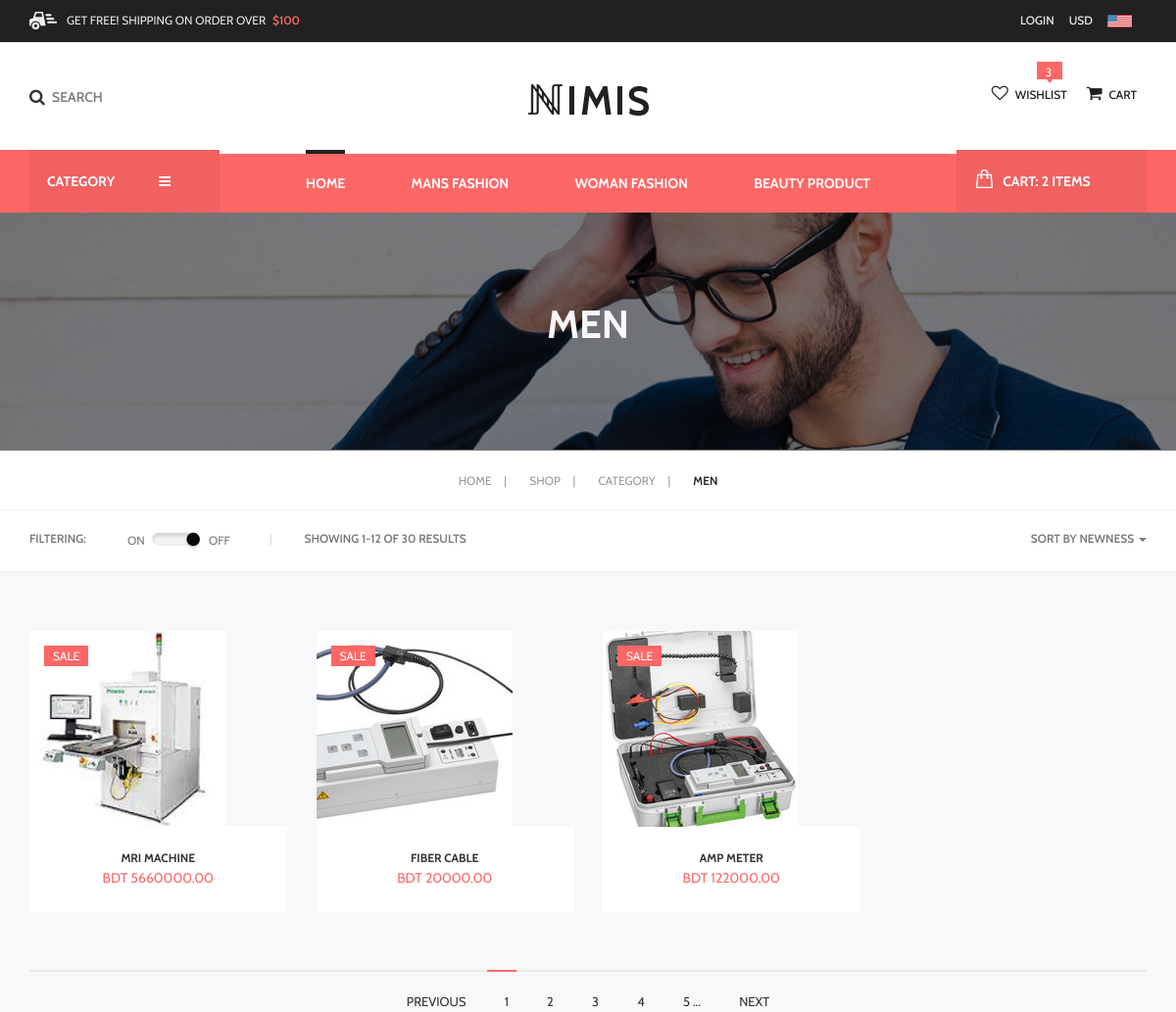
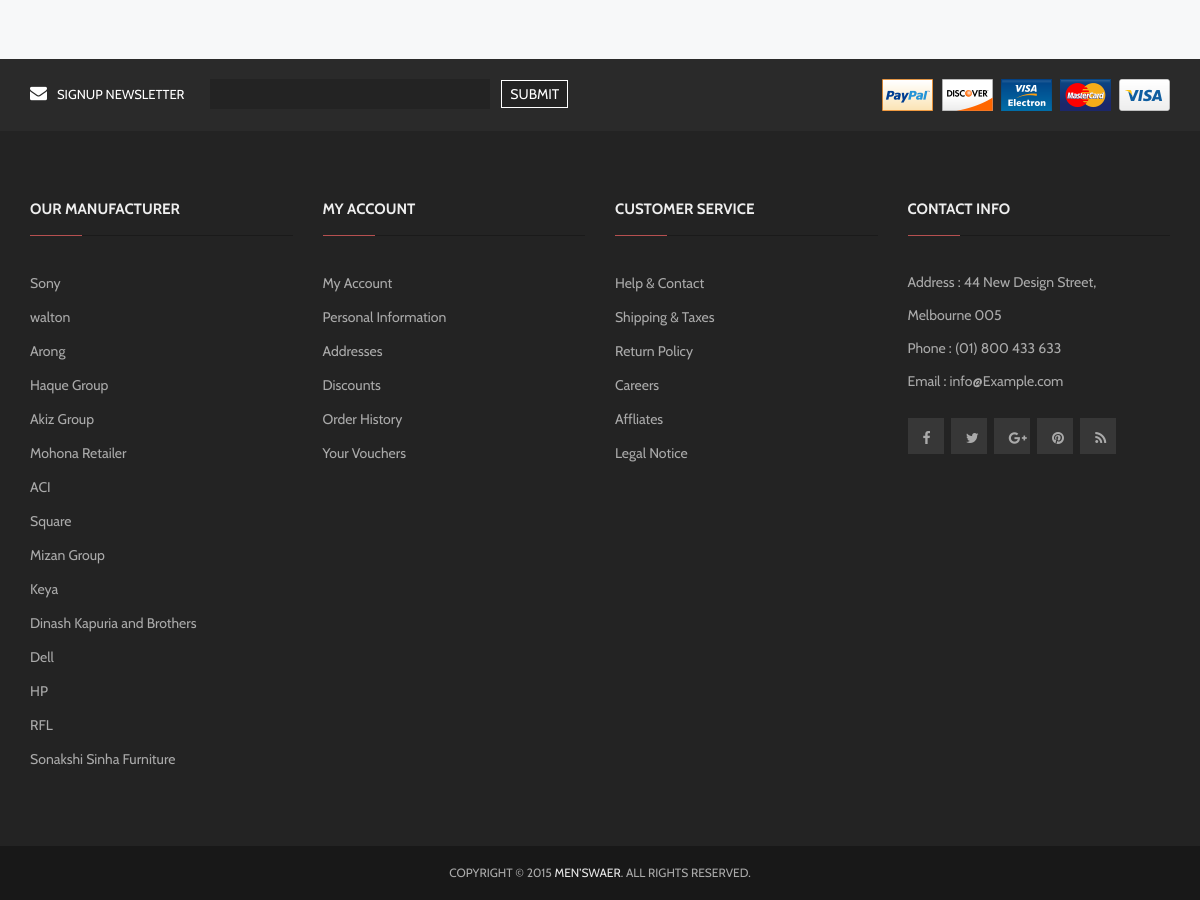
/manufacturer.php?id=11, run on the app's committed database (2 pictures, top to bottom).
### tables this page shows
CREATE TABLE `tbl_category` (
  `category_id` int(3) NOT NULL,
  `category_name` varchar(100) NOT NULL,
  `category_description` text NOT NULL,
  `publication_status` tinyint(1) NOT NULL DEFAULT '1'
);

CREATE TABLE `tbl_product` (
  `product_id` int(11) NOT NULL,
  `product_name` varchar(100) NOT NULL,
  `category_id` int(3) NOT NULL,
  `manufacturer_id` int(3) NOT NULL,
  `product_price` float(10,2) NOT NULL,
  `product_quantity` int(5) NOT NULL,
  `product_short_description` text NOT NULL,
  `product_long_description` text NOT NULL,
  `product_image` text NOT NULL,
  `publication_status` tinyint(1) NOT NULL
);

CREATE TABLE `tbl_manufacturer` (
  `manufacturer_id` int(3) NOT NULL,
  `manufacturer_name` varchar(100) NOT NULL,
  `manufacturer_description` text NOT NULL,
  `publication_status` tinyint(1) NOT NULL DEFAULT '1'
);

### manufacturer.php (called while the page is built, shortened)
<?php
include './index.php';

### classes/db_connect.php (called while the page is built, shortened)
<?php
class Db_Connect {
    public function database_connection() {
        $host_name = 'localhost';
        $user_name = 'root';
        $password = '';
        $db_name = 'db_seip_ecommerce34';
        $db_con = mysqli_connect($host_name, $user_name, $password, $db_name);
        return $db_con;
    }
}

### classes/application.php (called while the page is built, shortened)
<?php
require_once 'db_connect.php';
class Application extends Db_Connect {
    public $link;
    public function __construct() {
        $this->link = $this->database_connection();
    }
    public function select_all_published_category_info() {
        $sql="SELECT * FROM tbl_category WHERE publication_status = 1 LIMIT 4";
        if(mysqli_query($this->link, $sql)) {
            $query_result = mysqli_query($this->link, $sql);
            return $query_result;
        } else {
            die('Query problem'.mysqli_error($this->link) );
        }
    }
    public function select_all_published_manufacturer_info() {
        $sql="SELECT * FROM tbl_manufacturer WHERE publication_status = 1";
        if(mysqli_query($this->link, $sql)) {
            $query_result = mysqli_query($this->link, $sql);
            return $query_result;
        } else {
            die('Query problem'.mysqli_error($this->link) );
        }
    }
    public function select_product_info_by_manufacturer_id($manufacturer_id) {
        $sql="SELECT * FROM tbl_product WHERE publication_status = 1 AND manufacturer_id = '$manufacturer_id' ";
        if(mysqli_query($this->link, $sql)) {
            $query_result = mysqli_query($this->link, $sql);
            return $query_result;
        } else {
            die('Query problem'.mysqli_error($this->link) );
        }
    }
}

### pages/manufacturer_content.php (the view, shortened to what this page needs)
<?php
    $manufacturer_id = $_GET['id'];
    $query_result = $obj_app->select_product_info_by_manufacturer_id($manufacturer_id);
?>
<section class="breadcumb_top_area">
    <div class="container">
        <div class="row">
            <div class="col-md-12 col-sm-12 col-xs-12">
                <div class="bread_top_box">
                    <h2>Men</h2>
                </div>
            </div>
        </div>
    </div>
</section>
<div class="breadcumb_area">
    <div class="container">
        <div class="row">
            <div class="col-md-12 col-sm-12 col-xs-12">
                <div class="bread_box">
                    <ul class="breadcumb">
                        <li><a href="index.html">home <span>|</span></a></li>
                        <li><a href="">Shop <span>|</span></a></li>
                        <li><a href="">Category <span>|</span></a></li>
                        <li class="active"><a href="">Men</a></li>
                    </ul>
                </div>
            </div>
        </div>
    </div>
</div>
<div class="filter_area">
    <div class="container">
        <div class="row">
            <div class="col-md-6 col-sm-8 col-xs-12">
                <div class="filter_box_left">
                    <p>FILTERING:</p>
                    <div class="filter_cont">
                        <ul>
                            <li><a href="category-1.html">on</a></li>
                            <li><img src="assets/front_end/images/filter_ico_off.png" alt="" /></li>
                            <li><a href="category-2.html">off</a></li>
                        </ul>
                    </div>
                    <div class="s_results">
                        <p><span>|</span> showing 1-12 of 30 results</p>
                    </div>
                </div>
            </div>
            <div class="col-md-6 col-sm-4 col-xs-12">
                <div class="filter_box_right">
                    <a class="dropdown-toggle" data-toggle="dropdown" href="#">sort by newness <span class="caret"></span></a>
                </div>
            </div>
        </div>
    </div>
</div>
<section class="main_category_area">
    <div class="container">
        <div class="row">
            <div class="col-md-12 col-sm-12 col-xs-12">
                <div class="main_category_right cat-2">
                    <div class="row">
                        <?php while ($manufacturer_product = mysqli_fetch_assoc($query_result)) { ?>
                        <div class="col-md-3 col-sm-4 col-xs-12">
                            <div class="main_cat_item">
                                <div class="item">
                                    <div class="item-img">
                                        <img src="assets/<?php echo $manufacturer_product['product_image'] ;?>" alt="" style="height: 200px; width: 200px; " />
                                    </div>
                                    <div class="item-new">
                                        <p>Sale</p>
                                    </div>
                                    <div class="item-sub">
                                        <a href="product-detail.html"><h5><?php echo $manufacturer_product['product_name'] ;?></h5></a>
                                        <p>BDT <?php echo $manufacturer_product['product_price'] ;?></p>
                                    </div>
                                </div>
                            </div>
                        </div>
                        <?php } ?>
                    </div>
                    <div class="row">
                        <div class="col-md-12 col-sm-12 col-xs-12">
                            <div class="pagi_line"></div>
                            <div class="pagi_ul">
                                <ul id="pagination">
                                    <li><a href="">Previous</a></li>
                                    <li><a href="">1</a></li>
                                    <li><a href="">2</a></li>
                                    <li><a href="">3</a></li>
                                    <li><a href="">4</a></li>
                                    <li><a href="">5 ...</a></li>
                                    <li><a href="">Next</a></li>
                                </ul>
                            </div>
                        </div>
                    </div>
                </div>
            </div>
        </div>
    </div>
</section>

### includes/menu.php (shortened to what this page needs)
<?php
    $query_result = $obj_app->select_all_published_category_info();
?>
<section class="nav_area">
    <div class="container">
        <div class="nav_left floatleft">
            <a href="category-1.html">category<i class="fa fa-bars"></i></a>
        </div>
        <div class="nav_center">
            <nav class="mainmenu">
                <ul id="nav">
                    <li class="current-page-item"><a href="index.html">Home</a> </li>
                    <?php while ($category_info = mysqli_fetch_assoc($query_result)) { ?>
                    <li><a href="category.php?id=<?php echo $category_info['category_id']; ?>"><?php echo $category_info['category_name']; ?></a></li>
                    <?php } ?>
                </ul>
            </nav>
        </div>
        <div class="nav_right floatright">
            <a href="cart.html"><img src="assets/front_end/images/bag.png" alt="Bag" />cart: 2 items</a>
        </div>
    </div>
</section>

### includes/footer.php
<?php
    $query_result = $obj_app->select_all_published_manufacturer_info();
?>
<footer class="entire_footer_area">
    <div class="footer_top_area">
        <div class="container">
            <div class="row">
                <div class="col-md-7 col-sm-6 col-xs-12">
                    <div class="footer_top_left">
                        <a href=""><i class="fa fa-envelope"></i>signup newsletter</a>
                        <input type="text" placeholder=""/>
                        <input type="submit" value="submit"/>
                    </div>
                </div>
                <div class="col-md-5 col-sm-6 col-xs-12">
                    <div class="footer_top_right">
                        <ul id="payment">
                            <li><a href="">
                                    <img src="assets/front_end/images/pay1.png" alt="" />
                                </a></li>
                            <li><a href="">
                                    <img src="assets/front_end/images/pay2.png" alt="" />
                                </a></li>
                            <li><a href="">
                                    <img src="assets/front_end/images/pay3.png" alt="" />
                                </a></li>
                            <li><a href="">
                                    <img src="assets/front_end/images/pay4.png" alt="" />
                                </a></li>
                            <li><a href="">
                                    <img src="assets/front_end/images/pay5.png" alt="" />
                                </a></li>
                        </ul>
                    </div>
                </div>
            </div>
        </div>
    </div>
    <div class="footer_area">
        <div class="container">
            <div class="row">
                <div class="col-md-3 col-sm-3 col-xs-12">
                    <div class="single_widget">
                        <h5>Our Manufacturer</h5>
                        <div class="wid_line"></div>
                        <ul class="widget_nav">
                            <?php while ($manufacturer_info = mysqli_fetch_assoc($query_result)) { ?>
                            <li><a href="manufacturer.php?id=<?php echo $manufacturer_info['manufacturer_id']; ?>"><?php echo $manufacturer_info['manufacturer_name']; ?></a></li>
                            <?php } ?>
                        </ul>
                    </div>
                </div>
                <div class="col-md-3 col-sm-3 col-xs-12">
                    <div class="single_widget">
                        <h5>my account</h5>
                        <div class="wid_line"></div>
                        <ul class="widget_nav">
                            <li><a href="">My Account</a></li>
                            <li><a href="">Personal Information</a></li>
                            <li><a href="">Addresses</a></li>
                            <li><a href="">Discounts</a></li>
                            <li><a href="">Order History</a></li>
                            <li><a href="">Your Vouchers</a></li>
                        </ul>
                    </div>
                </div>
                <div class="col-md-3 col-sm-3 col-xs-12">
                    <div class="single_widget">
                        <h5>customer service</h5>
                        <div class="wid_line"></div>
                        <ul class="widget_nav">
                            <li><a href="">Help & Contact</a></li>
                            <li><a href="">Shipping & Taxes</a></li>
                            <li><a href="">Return Policy</a></li>
                            <li><a href="">Careers</a></li>
                            <li><a href="">Affliates</a></li>
                            <li><a href="">Legal Notice</a></li>
                        </ul>
                    </div>
                </div>
                <div class="col-md-3 col-sm-3 col-xs-12">
                    <div class="single_widget">
                        <h5>contact Info</h5>
                        <div class="wid_line"></div>
                        <address>
                            Address : 44 New Design Street,<br>
                            Melbourne 005<br>
                            Phone : (01) 800 433 633<br>
                            Email : info@Example.com
                        </address>
                        <ul class="wid_social">
                            <li><a class="fa fa-facebook" href=""></a></li>
                            <li><a class="fa fa-twitter" href=""></a></li>
                            <li><a class="fa fa-google-plus" href=""></a></li>
                            <li><a class="fa fa-pinterest" href=""></a></li>
                            <li><a class="fa fa-rss" href=""></a></li>
                        </ul>
                    </div>
                </div>
            </div>
        </div>
    </div>
    <div class="footer_bottom_area">
        <div class="container">
            <div class="row">
                <div class="col-md-12 col-sm-12 col-xs-12">
                    <div class="footer_bottom">
                        <p>Copyright &copy; 2015 <a href="index.html">Men’swaer</a>. All Rights Reserved.</p>
                    </div>
                </div>
            </div>
        </div>
    </div>
</footer>

### assets/front_end/css/lightbox.css (style rules this page uses)
body:after { content: url(../img/close.png) url(../img/loading.gif) url(../img/prev.png) url(../img/next.png); display: none; }

### assets/front_end/css/responsive.css (style rules this page uses)
@media only screen and (min-width: 992px) and (max-width: 1280px) { ul.wid_social li a { height: 36px; padding: 13px 5px 5px 15px; width: 36px; } }
@media only screen and (min-width: 992px) and (max-width: 1280px) { ul.wid_social li { margin-right: 4px; } }
@media only screen and (min-width: 992px) and (max-width: 1280px) { .nav_left i { margin-left: 45px; } }
@media only screen and (min-width: 992px) and (max-width: 1280px) { .nav_right a { padding-left: 19px; } }

### data on the page
tbl_category: category_name "MANS FASHION"
tbl_category: category_name "WOMAN FASHION"
tbl_category: category_name "BEAUTY PRODUCT"
tbl_product: product_image (picture), product_name "MRI MACHINE", product_price "5660000.00"
tbl_product: product_image (picture), product_name "FIBER CABLE", product_price "20000.00"
tbl_product: product_image (picture), product_name "AMP METER", product_price "122000.00"
tbl_manufacturer: manufacturer_name "Sony"
tbl_manufacturer: manufacturer_name "walton"
tbl_manufacturer: manufacturer_name "Arong"
tbl_manufacturer: manufacturer_name "Haque Group"
tbl_manufacturer: manufacturer_name "Akiz Group"
tbl_manufacturer: manufacturer_name "Mohona Retailer"
tbl_manufacturer: manufacturer_name "ACI"
tbl_manufacturer: manufacturer_name "Square"
tbl_manufacturer: manufacturer_name "Mizan Group"
tbl_manufacturer: manufacturer_name "Keya"
tbl_manufacturer: manufacturer_name "Dinash Kapuria and Brothers"
tbl_manufacturer: manufacturer_name "Dell"
tbl_manufacturer: manufacturer_name "HP"
tbl_manufacturer: manufacturer_name "RFL"
tbl_manufacturer: manufacturer_name "Sonakshi Sinha Furniture"
